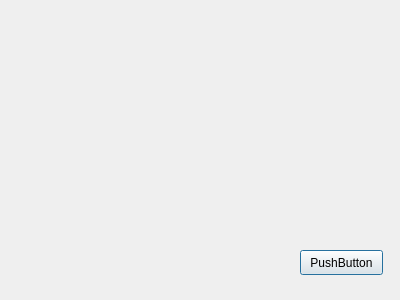
<?xml version="1.0" encoding="UTF-8"?>
<ui version="4.0">
 <class>DBSetup</class>
 <widget class="QDialog" name="DBSetup">
  <property name="geometry">
   <rect>
    <x>0</x>
    <y>0</y>
    <width>400</width>
    <height>300</height>
   </rect>
  </property>
  <property name="windowTitle">
   <string>Dialog</string>
  </property>
  <widget class="QPushButton" name="pushButton">
   <property name="geometry">
    <rect>
     <x>300</x>
     <y>250</y>
     <width>83</width>
     <height>25</height>
    </rect>
   </property>
   <property name="text">
    <string>PushButton</string>
   </property>
  </widget>
 </widget>
 <resources/>
 <connections/>
</ui>
